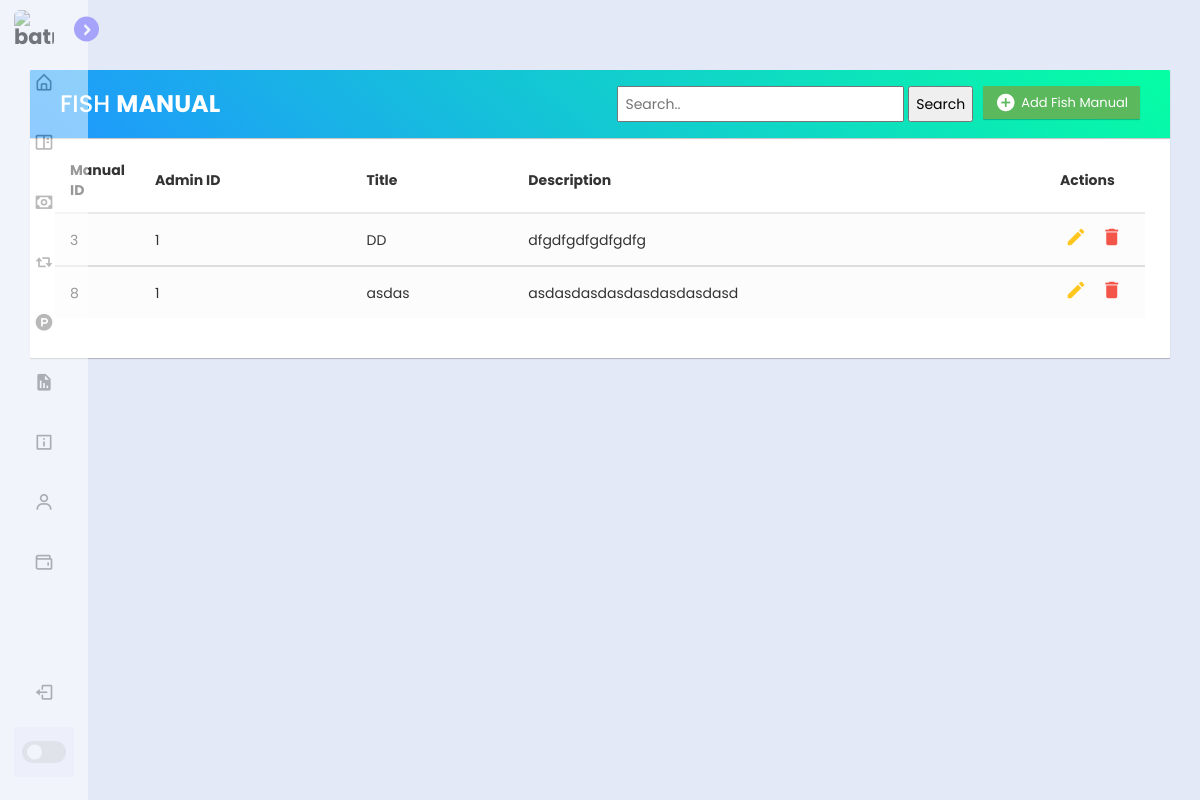
/Admin_prototype/fish_manual.php (signed in), run on the app's committed database.
### tables this page shows
CREATE TABLE `fish_manual` (
  `manual_id` int(11) NOT NULL,
  `admin_id` int(11) NOT NULL,
  `title` varchar(200) NOT NULL,
  `description` text NOT NULL,
  `manual_img` varchar(100) NOT NULL,
  `description1` text NOT NULL,
  `manual_img1` varchar(100) NOT NULL,
  `description2` text NOT NULL,
  `manual_img2` varchar(100) NOT NULL,
  `date_created` timestamp NOT NULL DEFAULT current_timestamp() ON UPDATE current_timestamp()
);

### Admin_prototype/db.php (called while the page is built, shortened)
<?php
function getAllManual(){
	global $conn;
	$query = mysqli_query($conn, "SELECT * FROM `fish_manual`");
	return $query;
}

### Admin_prototype/fish_manual.php (the view, shortened to what this page needs)
<!DOCTYPE html>
<?php
	include("db.php");
	if(isset($_GET['search'])){
		$rec = searchManual($_GET['search']);
	}else{
		$rec = getAllManual();
	}
?>
<html>
<head>
	<link rel="stylesheet" type="text/css" href="style.css">
	<link href='https://unpkg.com/boxicons@2.1.4/css/boxicons.min.css' rel='stylesheet'>
	<link rel="stylesheet" href="https://maxcdn.bootstrapcdn.com/font-awesome/4.7.0/css/font-awesome.min.css">
    <link rel="stylesheet" href="https://maxcdn.bootstrapcdn.com/bootstrap/3.3.7/css/bootstrap.min.css">
</head>
<body>
	<nav class="sidebar close">
		<header>
			<div class="image-text">
				<span class="image">
					<img src="batman.png" alt="batman">
				</span>
			</div>
			<i class='bx bx-chevron-right toggle'></i>
		</header>
		<div class="menu-bar">
		<div class="menu">
				<ul class="menu-links">
					<li class="nav-link">
						<a href="index.php">
							<i class='bx bx-home-alt icon'></i>
						</a>
					</li>
					<li class="nav-link">
						<a href="fish_manual.php">
							<i class='bx bx-book-content icon'></i>
						</a>
					</li>
					<li class="nav-link">
						<a href="payment.php">
							<i class='bx bx-money icon'></i>
						</a>
					</li>
					<li class="nav-link">
						<a href="post.php">
							<i class='bx bx-repost icon'></i>
						</a>
					</li>
					<li class="nav-link">
						<a href="product.php">
							<i class='bx bxl-product-hunt icon'></i>
						</a>
					</li>
					<li class="nav-link">
						<a href="report.php">
							<i class='bx bxs-report icon'></i>
						</a>
					</li>
					<li class="nav-link">
						<a href="shipping_info.php">
							<i class='bx bx-info-square icon'></i>
						</a>
					</li>
					<li class="nav-link">
						<a href="users.php">
							<i class='bx bx-user icon'></i>
						</a>
					</li>
					<li class="nav-link">
						<a href="subscription.php">
							<i class='bx bx-wallet icon'></i>
						</a>
					</li>
				</ul>
			</div>
			<div class="bottom-content">
				<li class="">
					<a href="logout.php">
						<i class='bx bx-log-out icon'></i>
					</a>
				</li>
				<li class="mode">
					<div class="toggle-switch">
							<span class="switch"></span>
					</div>
				</li>
			</div>
		</div>
	</nav>
	<br>
	<br>
    <div class="container">
        <div class="table-wrapper">
            <div class="table-title">
                <div class="row">
                    <div class="col-sm-6">
						<h2>FISH <b>MANUAL</b></h2>
					</div>
					<div class="col-sm-6">
						<a href="#addManualModal" class="btn btn-success" data-toggle="modal"><i class="material-icons">&#xE147;</i> <span>Add Fish Manual</span></a>
						<div class="search-container">
							<form action="fish_manual.php">
								<input type="text" placeholder="Search.." name="search">
								<input type="submit" name=submit value="Search">
							</form>
						</div>
					</div>
                </div>
			</div>
			<table class="table table-striped table-hover">
                <thead>
                    <tr>
						<th>Manual ID</th>
                        <th>Admin ID</th>
						<th>Title</th>
                        <th>Description</th>
						<th>Actions</th>
                    </tr>
                </thead>
                <?php
					if(mysqli_num_rows($rec)>0){
			        while($row = mysqli_fetch_assoc($rec)){
		        ?>
                <tbody>
					<tr>
						<td><?php echo $row['manual_id'];?></td>
						<td><?php echo $row['admin_id'];?></td>
						<td><?php echo $row['title'];?></td>
						<td><?php echo $row['description'];?></td>
						<td>
							<a href="#editManualModal<?php echo $row['manual_id']?>" class="edit" data-toggle="modal"><i class="material-icons" data-toggle="tooltip" title="Edit">&#xE254;</i></a>
							<a href="#deleteEmployeeModal<?php echo $row['manual_id']?>" class="delete" data-toggle="modal"><i class="material-icons" data-toggle="tooltip" title="Delete">&#xE872;</i></a>
						</td>
					</tr>
					<?php }
						}else{
							echo "<td colspan = 5>NO RECORD FOUND</td>";
						}
					?>
                </tbody>
            </table>
        </div>
    </div>
</body>
</html>

### Admin_prototype/style.css (style rules this page uses)
* { font-family: "Poppins", sans-serif; margin: 0; padding: 0; box-sizing: border-box; }
:root { --body-color: #e4e9f7; --box-color: #7289da; --hover-color: #c8e0ef; --sidebar-color: #fff; --primary-color: #695cfe; --primary-color-light: #f6f5ff; --toggle-color: #ddd; --text-color: #707070; --tran-03: all 0.2s ease; --tran-03: all 0.3s ease; --tran-04: all 0.4s ease; --tran-05: all 0.5s ease; }
body { height: 100vh; background: var(--body-color); transition: var(--tran-04); }
.sidebar.close { width: 88px; }
.sidebar .image { min-width: 60px; display: flex; align-items: center; }
.sidebar { position: fixed; top: 0; left: 0; height: 100%; width: 269px; padding: 10px 14px; background: var(--sidebar-color); transition: var(--tran-05); }
.sidebar li { height: 50px; margin-top: 10px; list-style: none; display: flex; align-items: center; }
.sidebar li .icon { min-width: 60px; font-size: 20px; display: flex; align-items: center; justify-content: center; }
.sidebar li .icon, .sidebar li .text { color: var(--text-color); transition: var(--tran-02); }
.sidebar li a { height: 100%; width: 100%; display: flex; align-items: center; text-decoration: none; border-radius: 6px; transition: var(--tran-04); }
.sidebar header { position: relative; }
.sidebar .image-text img { width: 40px; border-radius: 6px; }
.sidebar header .image-text { display: flex; align-items: center; }
.sidebar header .toggle { position: absolute; top: 50%; right: -25px; transform: translateY(-50%); height: 25px; width: 25px; background: var(--primary-color); display: flex; align-items: center; justify-content: center; border-radius: 50%; color: var(--sidebar-color); font-size: 22px; }
.sidebar .menu-bar { height: calc(100% - 50px); display: flex; flex-direction: column; justify-content: space-between; }
.menu-bar .mode { position: relative; border-radius: 6px; background: var(--primary-color-light); }
.menu-bar .mode .toggle-switch { position: absolute; right: 0; display: flex; align-items: center; justify-content: center; height: 100%; min-width: 60px; cursor: pointer; background: var(--primary-color-light); }
.toggle-switch .switch { position: relative; height: 22px; width: 44px; border-radius: 25px; background: var(--toggle-color); }
.switch::before { content: ""; position: absolute; height: 15px; width: 15px; border-radius: 50%; top: 50%; left: 5px; transform: translateY(-50%); background: var(--sidebar-color); transition: var(--tran-03); }

### Admin_prototype/fish_manual.php (style rules this page uses)
body { background-color:#e4e9f7; }
.table-wrapper { background: #fff; padding: 20px 25px; margin: 30px 0; border-radius:1px; box-shadow: 0 1px 1px rgba(0, 0, 0, 0.247); }
.table-title { padding-bottom: 15px; background: linear-gradient(40deg, #2096ff, #05ffa3) !important; color: #fff; padding: 16px 30px; margin: -20px -25px 10px; border-radius: 1px 1px 0 0; box-shadow: 0 1px 1px rgba(0, 0, 0, 0.247); }
.table-title h2 { margin: 5px 0 0; font-size: 24px; }
.table-title .btn { color: #fff; float: right; font-size: 13px; border: none; min-width: 50px; border-radius: 1px; border: none; outline: none !important; margin-left: 10px; box-shadow: 0 1px 1px rgba(0, 0, 0, 0.247); }
.table-title .btn i { float: left; font-size: 21px; margin-right: 5px; }
.table-title .btn span { float: left; margin-top: 2px; }
table.table tr th, table.table tr td { border-color: #e9e9e9; padding: 12px 15px; vertical-align: middle; }
table.table tr th:first-child { width: 60px; }
table.table tr th:last-child { width: 100px; }
table.table-striped tbody tr:nth-of-type(odd) { background-color: #fcfcfc; }
table.table td:last-child i { opacity: 0.9; font-size: 22px; margin: 0 5px; }
table.table td a { font-weight: bold; color: #566787; display: inline-block; text-decoration: none; outline: none !important; }
table.table td a.edit { color: #FFC107; }
table.table td a.delete { color: #F44336; }
table.table td i { font-size: 19px; }
.search-container { float: right; }
.search-container input { padding: 6px; color: black; }

### data on the page
fish_manual: manual_id "3", admin "1", title "DD", description "dfgdfgdfgdfgdfg"
fish_manual: manual_id "8", admin "1", title "asdas", description "asdasdasdasdasdasdasdasd"
